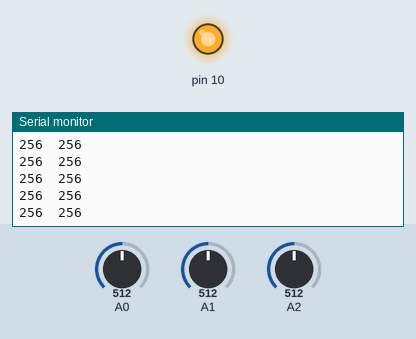
This sketch was run on a simulated Arduino Uno, built with avr-gcc and run on an emulated ATmega328P. Parts: output pins drawn as LEDs (lit = HIGH), the last lines printed to the serial monitor. Inputs (shaded band) come from the test bench; at power-on: A1 = 512, A0 = 512, A2 = 512. EEPROM starts erased.

Above: at 1.2 s.
1.3 s: A1 set to 215
At 1.9 s:
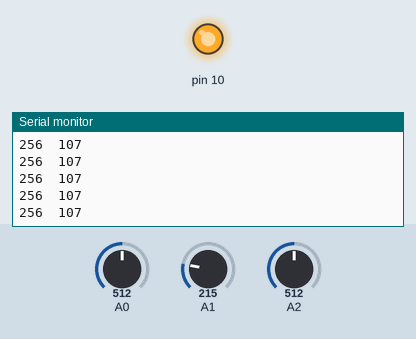
2.8 s: A1 set to 181
At 3.5 s:
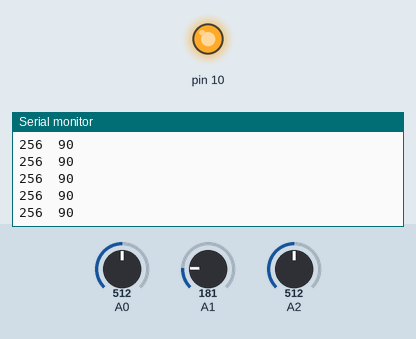
Timing chart, 0 to 5.8 s (numbered marks = the images above; inputs shaded):
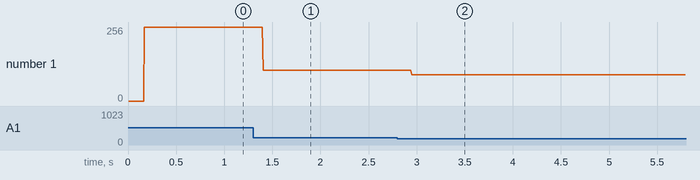

Measured:
- after the input at 1.3 s, the serial monitor: prints a new line after 0.10 s (image 1)
- after the input at 2.8 s, the serial monitor: prints a new line after 0.15 s (image 2)
- plotted number 1: 256 → 107 after the input at 1.3 s, 107 → 9 after the input at 2.8 s

The sketch:

followmepixy.ino
```cpp
//Replace delay with millis() and micros()
//DAISY CHAINED Max Sonar
//Added maxSonar class


#include <SPI.h>
#include <Pixy.h>
#include <Wire.h>
#include <EEPROM.h>

#define X_CENTER        ((PIXY_MAX_X-PIXY_MIN_X)/2)
#define Y_CENTER        ((PIXY_MAX_Y-PIXY_MIN_Y)/2)

Pixy pixy;

byte I2Caddr;
int MotorSpeed; //testing of wire send using potentiometer


class ServoLoop
{
public:
        ServoLoop(int32_t pgain, int32_t dgain);

        void update(int32_t error);

        int32_t m_pos;
        int32_t m_prevError;
        int32_t m_pgain;
        int32_t m_dgain;
};

ServoLoop panLoop(450,650);
ServoLoop tiltLoop(650,850);

ServoLoop::ServoLoop(int32_t pgain, int32_t dgain)
{
        m_pos = PIXY_RCS_CENTER_POS;
        m_prevError = 0x80000000L;
        m_pgain = pgain;
        m_dgain = dgain;
}

void ServoLoop::update(int32_t error)
{
        long int vel;
        if(m_prevError!=0x80000000){
                vel = (error * m_pgain + (error - m_prevError) * m_dgain) >> 10;
                m_pos += vel;
                if(m_pos>PIXY_RCS_MAX_POS){
                        m_pos=PIXY_RCS_MAX_POS;
                }
                else if(m_pos<PIXY_RCS_MIN_POS){
                        m_pos=PIXY_RCS_MIN_POS;
                }
        }
        m_prevError = error;
}

class maxSonar
{
public:
	maxSonar();
        void readSonar(const int pwPin);
        uint16_t pwDistance;
	unsigned long currentTime;
	unsigned long previousTime;
};

maxSonar leftSonar,rightSonar;

maxSonar::maxSonar()
{
	unsigned long previousTime=0;
}

void maxSonar::readSonar(const int pwPin)
{
        const int serialSonarPin=7;
        long interval=100;
        pinMode(serialSonarPin,OUTPUT);
        digitalWrite(serialSonarPin,HIGH);
        digitalWrite(serialSonarPin,LOW);
        pinMode(serialSonarPin,INPUT);
        if(((currentTime=millis())-previousTime)>=interval){
                pwDistance=analogRead(pwPin)/2;
                previousTime=millis();
        }
}

void setup()
{
        Serial.begin(9600);
	Wire.begin(I2Caddress());
	Wire.onRequest(sendMotorSpeed);
        pixy.init();
}

byte  I2Caddress()
{

        byte n=EEPROM.read(0);
        if(n!=0x55){
                EEPROM.write(0,0x55);
                EEPROM.write(1,0x06);
        }
        I2Caddr=EEPROM.read(1);
        return I2Caddr;
}

void track_object()
{
    uint16_t blocks;
    int32_t panError, tiltError;

    blocks=pixy.getBlocks();

    if (blocks)
    {
        panError=X_CENTER-pixy.blocks[0].x;
        tiltError=pixy.blocks[0].y-Y_CENTER;

        panLoop.update(panError);
        tiltLoop.update(tiltError);

        pixy.setServos(panLoop.m_pos,tiltLoop.m_pos);
    }
}

void sendMotorSpeed()
{
	byte buffer[2];
	buffer[0]=MotorSpeed>>8;
	buffer[1]=MotorSpeed&0xFF;
	Wire.write(buffer,2);
}

void loop()
{
	MotorSpeed=analogRead(A0);
        track_object();
        leftSonar.readSonar(A2);
        rightSonar.readSonar(A1);
        Serial.print(leftSonar.pwDistance);
        Serial.print("\t");
        Serial.println(rightSonar.pwDistance);
}
```
